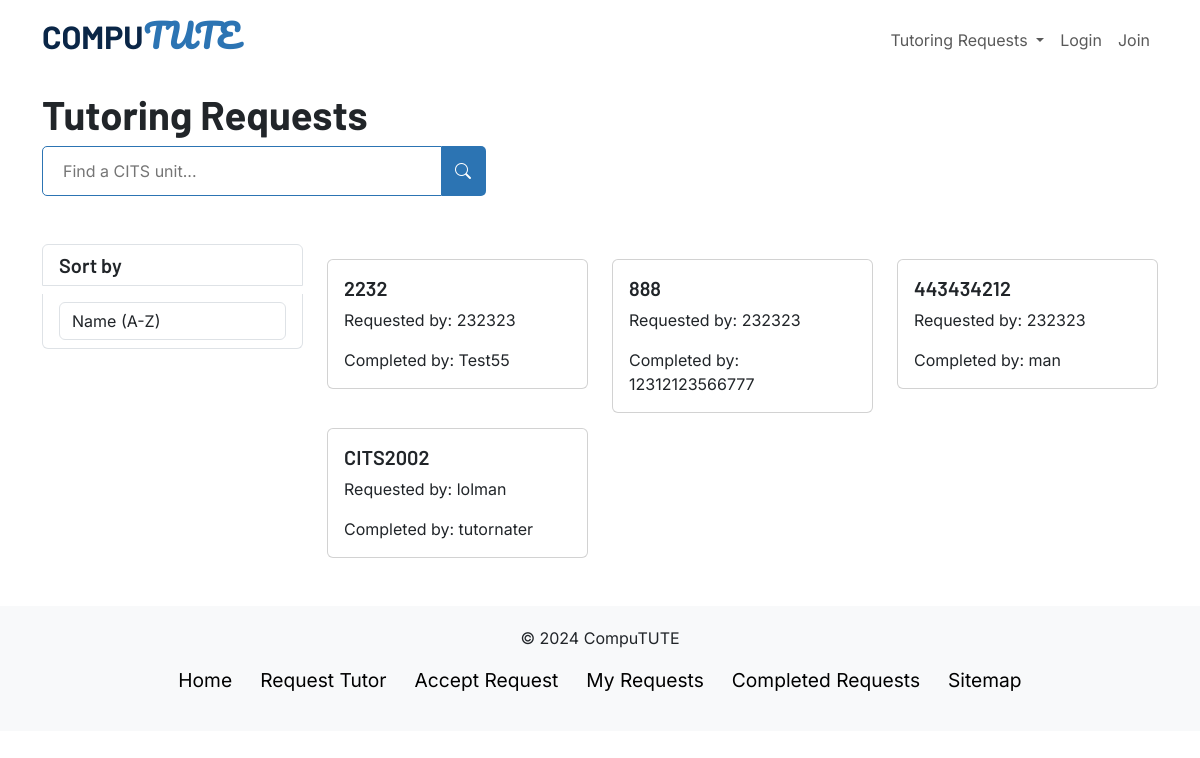
Page /completedrequests on the earlier database version.
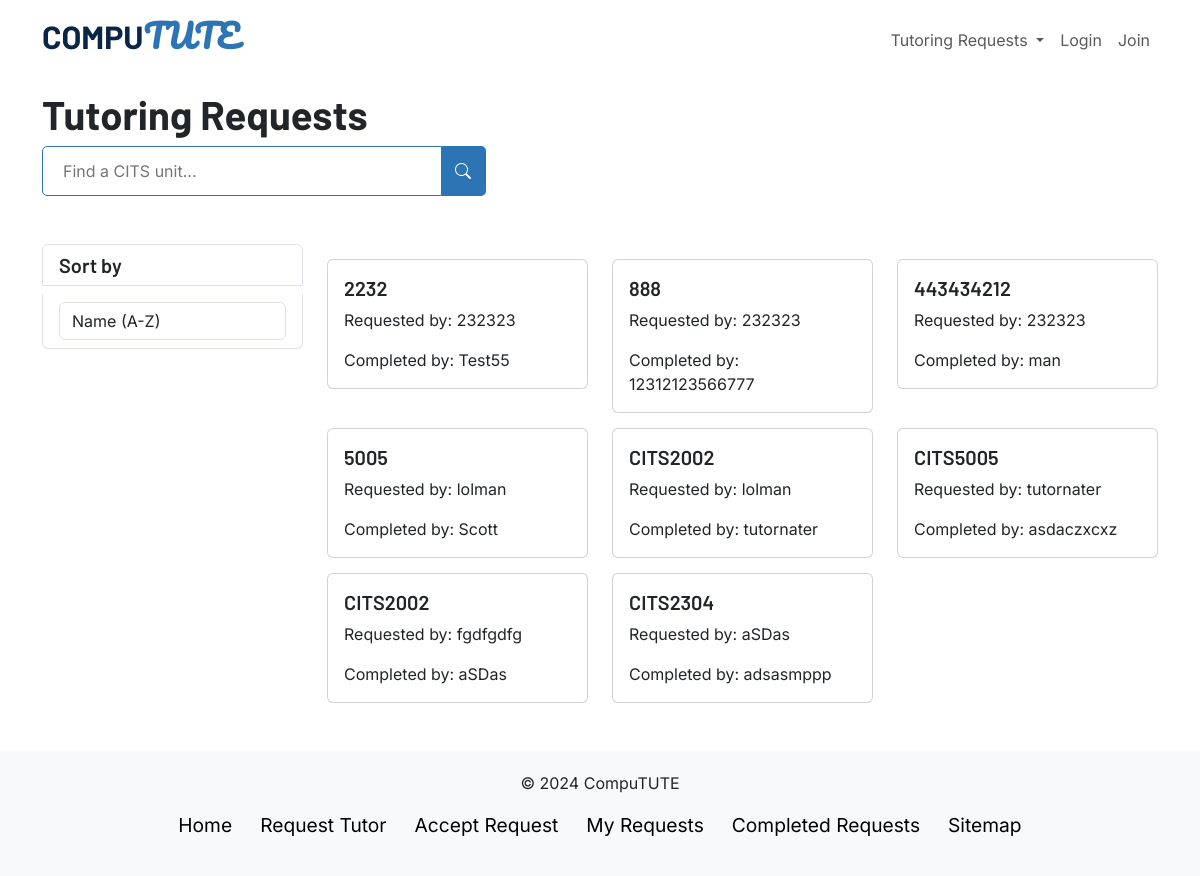
Same page on the later database version.
### app.py (models this page shows, shortened)
class Request(db.Model):
    requestID = db.Column(db.Integer, primary_key=True)
    userID = db.Column(db.Integer, db.ForeignKey('user.userID'))
    tutorID = db.Column(db.Integer, db.ForeignKey('tutor.tutorID'))
    unit = db.Column(db.String(150), nullable=False)
    user = db.relationship('User', back_populates='requests')
    tutor = db.relationship('Tutor', back_populates='requests')

class User(db.Model, UserMixin):
    userID = db.Column(db.Integer, primary_key=True)
    userEmail = db.Column(db.String(150), unique=True, nullable=False)
    userPassword = db.Column(db.String(150), nullable=False)
    requests = db.relationship('Request', back_populates='user')

### app.py (the view)
@app.route('/completedrequests', methods=["GET"])
def view_completed_requests():
    if request.method == "GET":
        requests_array = []
        requests = Request.query.all()
        for request_info in requests:
            if(request_info.tutorID != None):
                user_requesting = User.query.get(request_info.userID)
                tutor_responded = Tutor.query.get(request_info.tutorID)
                tutor_responded_user = User.query.get(tutor_responded.userID)
                new_request = {"id": request_info.requestID, "user": user_requesting.userEmail, "unit": request_info.unit, "tutor": tutor_responded_user.userEmail}
                requests_array.append(new_request)
        return render_template("completedrequests.html", requests=requests_array)

### templates/completedrequests.html (shortened to what this page needs)
{% extends "layout.html" %}
{% block head %}
{{ super() }}
<link rel="stylesheet" href="{{ url_for('static', filename='css/requests.css') }}">
{% endblock %}
{% block content %}
<div class="container">
  <div class="row">
    <h1 class="title">Tutoring Requests</h1>
    <div class="col-md-12">
      <form id="searchForm" class="d-flex">
        <input class="search-field" type="search" placeholder="Find a CITS unit..." aria-label="Search">
        <button class="search-btn" type="submit">
          <i class="bi bi-search"></i>
        </button>
      </form>
    </div>
  </div>
  <div class="row mt-5 mb-5">
    <div class="col-md-3">
      <div class="list-group">
        <h5 class="list-group-item">Sort by</h5>
        <div class="list-group-item">
          <select class="form-control" id="sort">
            <option value="name_asc">Name (A-Z)</option>
          </select>
        </div>
      </div>
    </div>
    <div class="col-md-9 items-section">
      <div class="row">
        {% for request in requests %}
          <div class="col-md-4">
            <div class="card">
              <div class="card-body">
                <h5 class="card-title">{{ request['unit'] }}</h5>
                <p class="card-text">Requested by: {{ request['user'] }} </p>
                <p class="card-text">Completed by: {{ request['tutor'] }} </p>
              </div>
            </div>
          </div>
        {% endfor %}
      </div>
    </div>
  </div>
</div>
{% endblock %}

### templates/layout.html (shortened to what this page needs)
<!DOCTYPE html>
<html lang="en">
  <head>
    {% block head %}
    <link rel="stylesheet" href="https://cdn.jsdelivr.net/npm/bootstrap-icons@1.11.3/font/bootstrap-icons.min.css">
    <link href="https://cdn.jsdelivr.net/npm/bootstrap@5.3.3/dist/css/bootstrap.min.css" rel="stylesheet">
    <link rel="stylesheet" href="{{ url_for('static', filename='css/root.css') }}">
    <link rel="stylesheet" href="{{ url_for('static', filename='css/navbar.css') }}">
    {% endblock %}
  </head>
  <nav class="navbar navbar-expand-lg fixed-top d-lg-flex">
    <div class="container d-flex justify-content-between">
      <a class="nav-brand d-none d-lg-block" href="/home">
        <h2 class="nav-brand1">COMPU</h2><h2 class="nav-brand2">TUTE</h2>
      </a>
      <div class="d-none d-lg-flex align-items-center">
        <div class="d-none d-lg-flex align-items-center">
          <ul class="navbar-nav">
            <li class="nav-item dropdown">
              <a class="nav-link dropdown-toggle" href="#" id="navbarDropdown" role="button" data-bs-toggle="dropdown" aria-expanded="false"> Tutoring Requests </a>
            </li>
            {% if session['user'] %}
              <li class="nav-item">
                <a class="nav-link" href="/logout">Logout</a>
              </li>
              <li class="nav-item">
                <a class="nav-link" href="/myrequests">{{ session['user'] }}</a>
              </li>
            {% else %}
              <li class="nav-item">
                <a class="nav-link" href="/login">Login</a>
              </li>
              <li class="nav-item">
                <a class="nav-link" href="/register">Join</a>
              </li>
            {% endif %}
          </ul>
        </div>
      </div>
    </div>
  </nav>
  <body>
    <div class="content">{% block content %}{% endblock %}</div>
  </body>
  <footer>
    <div class="inner-footer">
      <p>&copy; 2024 CompuTUTE</p>
      <ul class="list-unstyled d-flex flex-column flex-md-row justify-content-center">
        <li class="px-2"><a href="/home">Home</a></li>
        <li class="px-2"><a href="/createrequest">Request Tutor</a></li>
        <li class="px-2"><a href="/requests">Accept Request</a></li>
        <li class="px-2"><a href="/myrequests">My Requests</a></li>
        <li class="px-2"><a href="/completedrequests">Completed Requests</a></li>
        <li class="px-2"><a href="/sitemap">Sitemap</a></li>
      </ul>
    </div>
  </footer>
</html>

### static/css/root.css (style rules this page uses)
body { font-family: 'Inter', sans-serif !important; }
.logo, h1, h2, h3, h4, h5, h6 { font-family: 'Barlow', sans-serif !important; font-weight: 700; }
h3, h4, h5, h6 { font-family: 'Barlow', sans-serif !important; font-weight: 600; }
h5, h6 { font-family: 'Barlow', sans-serif !important; font-weight: 600; }

### static/css/navbar.css (style rules this page uses)
nav { background: transparent; width: 100%; z-index: 1000; height: 80px; transition: background 0.3s ease-in-out; }
.nav-brand { font-size: 1.5em; font-weight: 700; text-decoration: none; }
.nav-brand1, .nav-brand2 { display: inline-block; }
.nav-brand1 { color: rgb(10, 38, 71); }
.nav-brand2 { font-family: Pacifico, cursive !important; color: rgb(44, 116, 179); }
.search-field { width: 400px; height: 50px; border: 1px solid; border-color: rgb(44, 116, 179); border-radius: 5px 0 0 5px; padding: 0 20px; font-size: 1em; transition: border-color 0.1s ease-in-out; }
.search-btn { height: 50px; background: rgb(44, 116, 179); color: white; border: none; border-radius: 0 5px 5px 0; font-size: 1em; padding: 0 15px 0 13px; }
#searchForm { transition: opacity 0.5s, visibility 0.5s; opacity: 1; visibility: visible; }
.inner-footer { background-color: #f8f9fa; padding: 20px; text-align: center; }
.inner-footer li a { color: black; text-decoration: none; margin: 5px; font-size: 1.2em; border: 1px dotted transparent; }

### static/css/requests.css (style rules this page uses)
.title { margin-top: 90px; }
.col-md-4 { margin-top: 15px; }
button { background-color: #4CAF50; color: white; padding: 10px 20px; border: none; border-radius: 5px; cursor: pointer; }

Differences in the rows shown:
now on this page (row edited): Request: unit "5005"
added User: tutor "Scott"
now on this page (row edited): Request: unit "CITS5005"
added User: tutor "asdaczxcxz"
added Request: unit "CITS2002"
added User: user "fgdfgdfg"
added User: tutor "aSDas", user "aSDas"
added Request: unit "CITS2304"
added User: tutor "adsasmppp"
Other differences:
new list line: "Requested by: Completed by:"
new list line: "lolman"
new list line: "tutornater"
